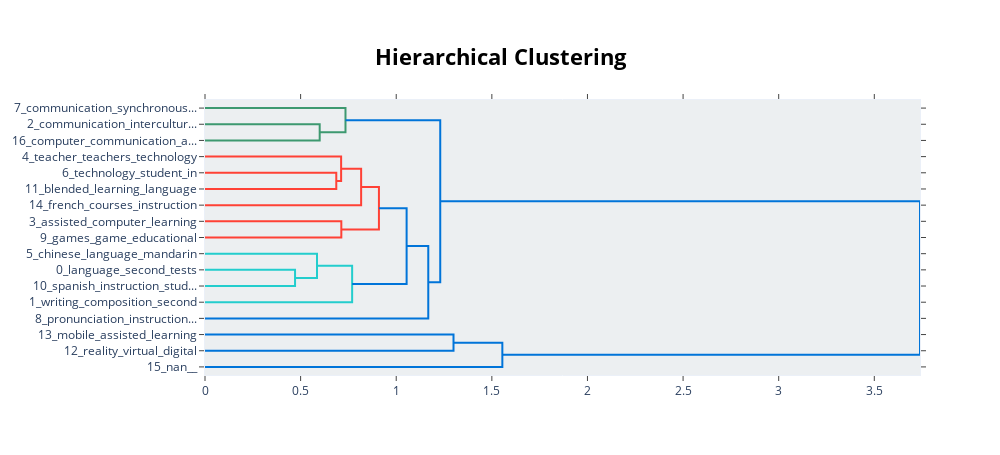

Notebook source saved alongside this figure:
### Code cell
model.visualize_hierarchy()

### Figure 1 — Plotly figure (JSON) as saved in the notebook; plotly's stock layout.template omitted (floating-point values rounded to 4 significant figures)
{"data": [{"hoverinfo": "text", "marker": {"color": "rgb(61,153,112)"}, "mode": "lines", "type": "scatter", "x": [0, 0.5998, 0.5998, 0], "xaxis": "x", "y": [-15, -15, -25, -25], "yaxis": "y"}, {"hoverinfo": "text", "marker": {"color": "rgb(61,153,112)"}, "mode": "lines", "type": "scatter", "x": [0, 0.7346, 0.7346, 0.5998], "xaxis": "x", "y": [-5, -5, -20, -20], "yaxis": "y"}, {"hoverinfo": "text", "marker": {"color": "rgb(255,65,54)"}, "mode": "lines", "type": "scatter", "x": [0, 0.6865, 0.6865, 0], "xaxis": "x", "y": [-45, -45, -55, -55], "yaxis": "y"}, {"hoverinfo": "text", "marker": {"color": "rgb(255,65,54)"}, "mode": "lines", "type": "scatter", "x": [0, 0.7118, 0.7118, 0.6865], "xaxis": "x", "y": [-35, -35, -50, -50], "yaxis": "y"}, {"hoverinfo": "text", "marker": {"color": "rgb(255,65,54)"}, "mode": "lines", "type": "scatter", "x": [0.7118, 0.8164, 0.8164, 0], "xaxis": "x", "y": [-42.5, -42.5, -65, -65], "yaxis": "y"}, {"hoverinfo": "text", "marker": {"color": "rgb(255,65,54)"}, "mode": "lines", "type": "scatter", "x": [0, 0.7128, 0.7128, 0], "xaxis": "x", "y": [-75, -75, -85, -85], "yaxis": "y"}, {"hoverinfo": "text", "marker": {"color": "rgb(255,65,54)"}, "mode": "lines", "type": "scatter", "x": [0.8164, 0.9095, 0.9095, 0.7128], "xaxis": "x", "y": [-53.75, -53.75, -80, -80], "yaxis": "y"}, {"hoverinfo": "text", "marker": {"color": "rgb(35,205,205)"}, "mode": "lines", "type": "scatter", "x": [0, 0.4708, 0.4708, 0], "xaxis": "x", "y": [-105, -105, -115, -115], "yaxis": "y"}, {"hoverinfo": "text", "marker": {"color": "rgb(35,205,205)"}, "mode": "lines", "type": "scatter", "x": [0, 0.5857, 0.5857, 0.4708], "xaxis": "x", "y": [-95, -95, -110, -110], "yaxis": "y"}, {"hoverinfo": "text", "marker": {"color": "rgb(35,205,205)"}, "mode": "lines", "type": "scatter", "x": [0.5857, 0.7694, 0.7694, 0], "xaxis": "x", "y": [-102.5, -102.5, -125, -125], "yaxis": "y"}, {"hoverinfo": "text", "marker": {"color": "rgb(0,116,217)"}, "mode": "lines", "type": "scatter", "x": [0.9095, 1.054, 1.054, 0.7694], "xaxis": "x", "y": [-66.88, -66.88, -113.8, -113.8], "yaxis": "y"}, {"hoverinfo": "text", "marker": {"color": "rgb(0,116,217)"}, "mode": "lines", "type": "scatter", "x": [1.054, 1.168, 1.168, 0], "xaxis": "x", "y": [-90.31, -90.31, -135, -135], "yaxis": "y"}, {"hoverinfo": "text", "marker": {"color": "rgb(0,116,217)"}, "mode": "lines", "type": "scatter", "x": [0.7346, 1.23, 1.23, 1.168], "xaxis": "x", "y": [-12.5, -12.5, -112.7, -112.7], "yaxis": "y"}, {"hoverinfo": "text", "marker": {"color": "rgb(0,116,217)"}, "mode": "lines", "type": "scatter", "x": [0, 1.3, 1.3, 0], "xaxis": "x", "y": [-145, -145, -155, -155], "yaxis": "y"}, {"hoverinfo": "text", "marker": {"color": "rgb(0,116,217)"}, "mode": "lines", "type": "scatter", "x": [1.3, 1.555, 1.555, 0], "xaxis": "x", "y": [-150, -150, -165, -165], "yaxis": "y"}, {"hoverinfo": "text", "marker": {"color": "rgb(0,116,217)"}, "mode": "lines", "type": "scatter", "x": [1.23, 3.739, 3.739, 1.555], "xaxis": "x", "y": [-62.58, -62.58, -157.5, -157.5], "yaxis": "y"}], "layout": {"autosize": false, "height": 455, "hoverlabel": {"bgcolor": "white", "font": {"family": "Rockwell", "size": 16}}, "hovermode": "closest", "plot_bgcolor": "#ECEFF1", "showlegend": false, "title": {"font": {"color": "Black", "size": 22}, "text": "<b>Hierarchical Clustering</b>", "x": 0.5, "xanchor": "center", "yanchor": "top"}, "width": 1000, "xaxis": {"mirror": "allticks", "rangemode": "tozero", "showgrid": false, "showline": true, "showticklabels": true, "ticks": "outside", "type": "linear", "zeroline": false}, "yaxis": {"mirror": "allticks", "range": [-170, 0], "rangemode": "tozero", "showgrid": false, "showline": true, "showticklabels": true, "tickmode": "array", "ticks": "outside", "ticktext": ["7_communication_synchronous...", "2_communication_intercultur...", "16_computer_communication_a...", "4_teacher_teachers_technology", "6_technology_student_in", "11_blended_learning_language", "14_french_courses_instruction", "3_assisted_computer_learning", "9_games_game_educational", "5_chinese_language_mandarin", "0_language_second_tests", "10_spanish_instruction_stud...", "1_writing_composition_second", "8_pronunciation_instruction...", "13_mobile_assisted_learning", "12_reality_virtual_digital", "15_nan__"], "tickvals": [-5, -15, -25, -35, -45, -55, -65, -75, -85, -95, -105, -115, -125, -135, -145, -155, -165], "type": "linear", "zeroline": false}}}
